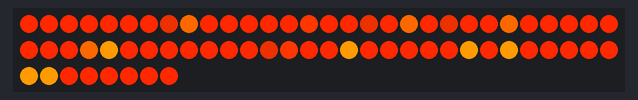
Bench run of a program on a simulated Arduino Uno, built with avr-gcc and run on an emulated ATmega328P. Shown: 68 RGB LEDs in strip order, left to right, continuing on the next row. Random numbers use the default seed unless the program sets one.

Above: at 0.17 s.
At 3.73 s:
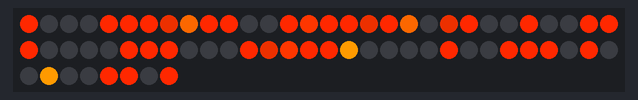
At 6.96 s:
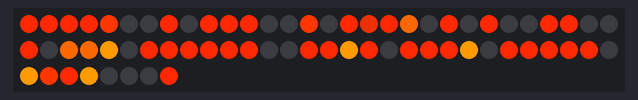
At 11.88 s:
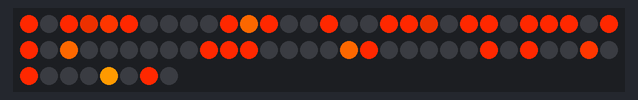
At 23.42 s:
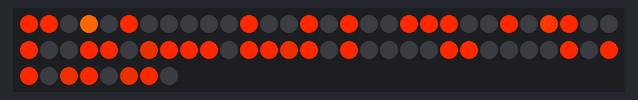
At 39.07 s:
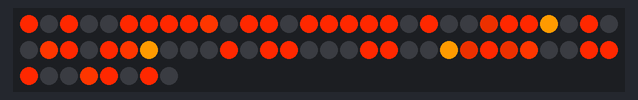

The program:

main.cpp
```cpp
#include <Arduino.h>
#include <Adafruit_NeoPixel.h>

#define PIN 2        // Input pin NeoPixel is attached to
#define NUMPIXELS 68 // Number of NeoPixels in the strip

Adafruit_NeoPixel pixels = Adafruit_NeoPixel(NUMPIXELS, PIN, NEO_GRB + NEO_KHZ800);

// Fire colors
const int fireColors[][3] = {
    {255, 40, 0},  // Fire red
    {255, 40, 0},  // Fire red
    {255, 40, 0},  // Fire red
    {255, 40, 0},  // Fire red
    {255, 40, 0},  // Fire red
    {255, 40, 0},  // Fire red
    {255, 40, 0},  // Fire red
    {255, 40, 0},  // Fire red
    {255, 40, 0},  // Fire red
    {255, 40, 0},  // Fire red
    {255, 40, 0},  // Fire red
    {255, 40, 0},  // Fire red
    {193, 39, 0},  // Fire red
    {253, 54, 0},  // Bright orange
    {254, 154, 0}, // Yellow-orange
    {245, 100, 0}  // Light yellow
};
const int fireColorCount = sizeof(fireColors) / sizeof(fireColors[0]);

// Struct to manage individual pixel behavior
struct PixelState
{
  unsigned long nextBlinkTime; // Timestamp for the next blink action
  int rand1;                   // Random duration before blinking starts
  int rand2;                   // Random number of blinks
  int currentBlink;            // Tracks the current blink count
  bool isBlinking;             // Whether the pixel is currently blinking
  int currentColor[3];         // RGB values of the current color
};

// Array to hold the state of each pixel
PixelState pixelStates[NUMPIXELS];

void setup()
{
  Serial.begin(9600);
  pixels.begin();             // Initialize NeoPixel library
  randomSeed(analogRead(A0)); // Seed random number generator for randomness

  // Initialize each pixel state
  for (int i = 0; i < NUMPIXELS; i++)
  {
    pixelStates[i].rand1 = random(100, 300);                       // Random delay before blinking starts
    pixelStates[i].rand2 = random(1, 11);                           // Random number of blinks
    pixelStates[i].nextBlinkTime = millis() + pixelStates[i].rand1; // Initial timestamp
    pixelStates[i].currentBlink = 0;
    pixelStates[i].isBlinking = false;

    // Set a random initial color from fireColors
    int randomColorIndex = random(0, fireColorCount);
    pixelStates[i].currentColor[0] = fireColors[randomColorIndex][0];
    pixelStates[i].currentColor[1] = fireColors[randomColorIndex][1];
    pixelStates[i].currentColor[2] = fireColors[randomColorIndex][2];

    // Initialize all pixels with their initial color
    pixels.setPixelColor(i, pixels.Color(
                                pixelStates[i].currentColor[0],
                                pixelStates[i].currentColor[1],
                                pixelStates[i].currentColor[2]));
  }
  pixels.show();
}

void loop()
{
  unsigned long currentTime = millis();

  // Process each pixel individually
  for (int i = 0; i < NUMPIXELS; i++)
  {
    PixelState &state = pixelStates[i];

    // Check if the pixel is ready to start blinking
    if (currentTime >= state.nextBlinkTime)
    {
      if (!state.isBlinking)
      {
        // Start blinking
        state.isBlinking = true;
        state.currentBlink = 0;
      }

      // Blink logic
      if (state.currentBlink < state.rand2)
      {
        int delayTime = random(300, 1000); // Random delay between 5 and 300 ms
        if ((state.currentBlink % 2) == 0)
        {
          // Turn off the pixel
          pixels.setPixelColor(i, pixels.Color(0, 0, 0));
        }
        else
        {
          // Turn on the pixel with its current color
          pixels.setPixelColor(i, pixels.Color(
                                      state.currentColor[0],
                                      state.currentColor[1],
                                      state.currentColor[2]));
        }
        pixels.show();
        state.currentBlink++;
        state.nextBlinkTime = currentTime + delayTime; // Schedule the next blink
      }
      else
      {
        // Reset the pixel to glow continuously after blinking
        pixels.setPixelColor(i, pixels.Color(
                                    state.currentColor[0],
                                    state.currentColor[1],
                                    state.currentColor[2]));
        pixels.show();

        // Change to a new random fire color
        int randomColorIndex = random(0, fireColorCount);
        state.currentColor[0] = fireColors[randomColorIndex][0];
        state.currentColor[1] = fireColors[randomColorIndex][1];
        state.currentColor[2] = fireColors[randomColorIndex][2];

        // Prepare for the next random blinking sequence
        state.rand1 = random(500, 2001); // Random delay before next blink sequence
        state.rand2 = random(1, 11);     // Random number of blinks
        state.isBlinking = false;
        state.nextBlinkTime = currentTime + state.rand1;
      }
    }
  }
}
```
